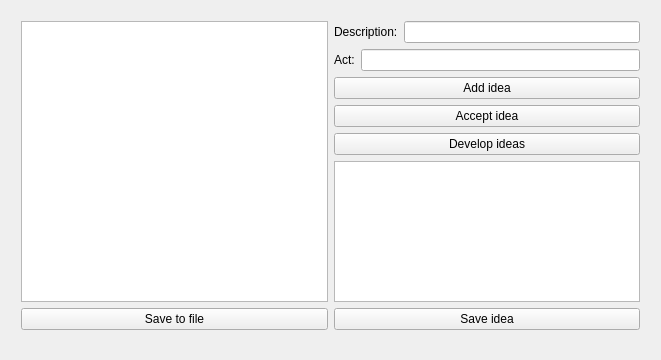
<?xml version="1.0" encoding="UTF-8"?>
<ui version="4.0">
 <class>WriterWindowClass</class>
 <widget class="QWidget" name="WriterWindowClass">
  <property name="geometry">
   <rect>
    <x>0</x>
    <y>0</y>
    <width>661</width>
    <height>360</height>
   </rect>
  </property>
  <property name="windowTitle">
   <string>WriterWindow</string>
  </property>
  <widget class="QWidget" name="">
   <property name="geometry">
    <rect>
     <x>10</x>
     <y>10</y>
     <width>641</width>
     <height>331</height>
    </rect>
   </property>
   <layout class="QHBoxLayout" name="horizontalLayout_3">
    <item>
     <layout class="QVBoxLayout" name="verticalLayout_2">
      <item>
       <widget class="QTableView" name="tableView"/>
      </item>
      <item>
       <widget class="QPushButton" name="saveAllButton">
        <property name="text">
         <string>Save to file</string>
        </property>
       </widget>
      </item>
     </layout>
    </item>
    <item>
     <layout class="QVBoxLayout" name="verticalLayout">
      <item>
       <layout class="QHBoxLayout" name="horizontalLayout">
        <item>
         <widget class="QLabel" name="label">
          <property name="text">
           <string>Description:</string>
          </property>
         </widget>
        </item>
        <item>
         <widget class="QLineEdit" name="descriptionLE"/>
        </item>
       </layout>
      </item>
      <item>
       <layout class="QHBoxLayout" name="horizontalLayout_2">
        <item>
         <widget class="QLabel" name="label_2">
          <property name="text">
           <string>Act:</string>
          </property>
         </widget>
        </item>
        <item>
         <widget class="QLineEdit" name="actLE"/>
        </item>
       </layout>
      </item>
      <item>
       <widget class="QPushButton" name="addButton">
        <property name="text">
         <string>Add idea</string>
        </property>
       </widget>
      </item>
      <item>
       <widget class="QPushButton" name="acceptButton">
        <property name="text">
         <string>Accept idea</string>
        </property>
       </widget>
      </item>
      <item>
       <widget class="QPushButton" name="developButton">
        <property name="text">
         <string>Develop ideas</string>
        </property>
       </widget>
      </item>
      <item>
       <widget class="QTextEdit" name="textEdit"/>
      </item>
      <item>
       <widget class="QPushButton" name="saveButton">
        <property name="text">
         <string>Save idea</string>
        </property>
       </widget>
      </item>
     </layout>
    </item>
   </layout>
  </widget>
 </widget>
 <layoutdefault spacing="6" margin="11"/>
 <resources/>
 <connections/>
</ui>
